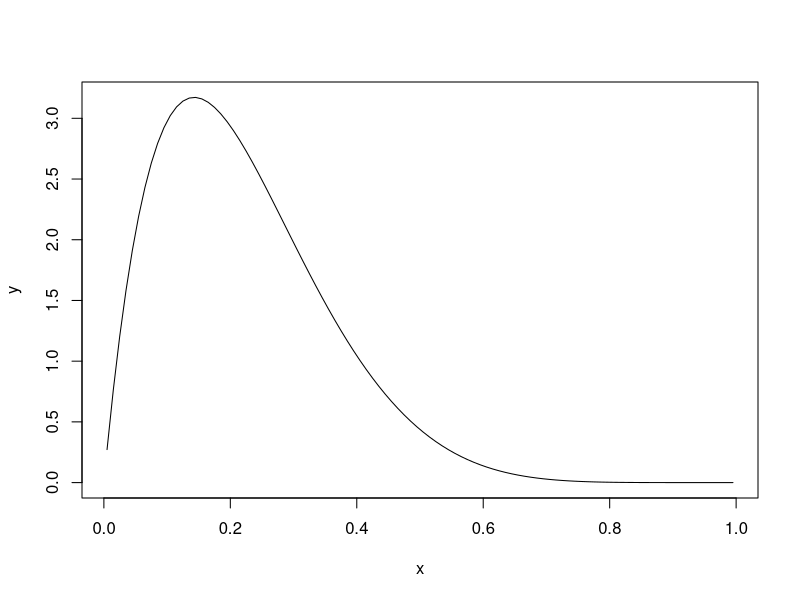

R code for this plot:
#3.1. For the beta density with parameters α = 2 and β = 7, do the following:
#    1. Referring to Table A.2, calculate the mean and mode as functions of the
#    parameters.

# mean = 2/(2+7) = 2/9, mode = 1/7

#    2. Use an R function to determine the median and a 90% central interval.
print(qbeta(0.5, 2, 7))
#[1] 0.2011312

two = qbeta( c(0.05,0.95), 2, 7)
print(two)
# [1] 0.04638926 0.47067941

#    3. Plot the density.

x <- seq(0.005,0.995,length=100)
y <- dbeta(x, 2, 7)
plot(x,y,type="l")